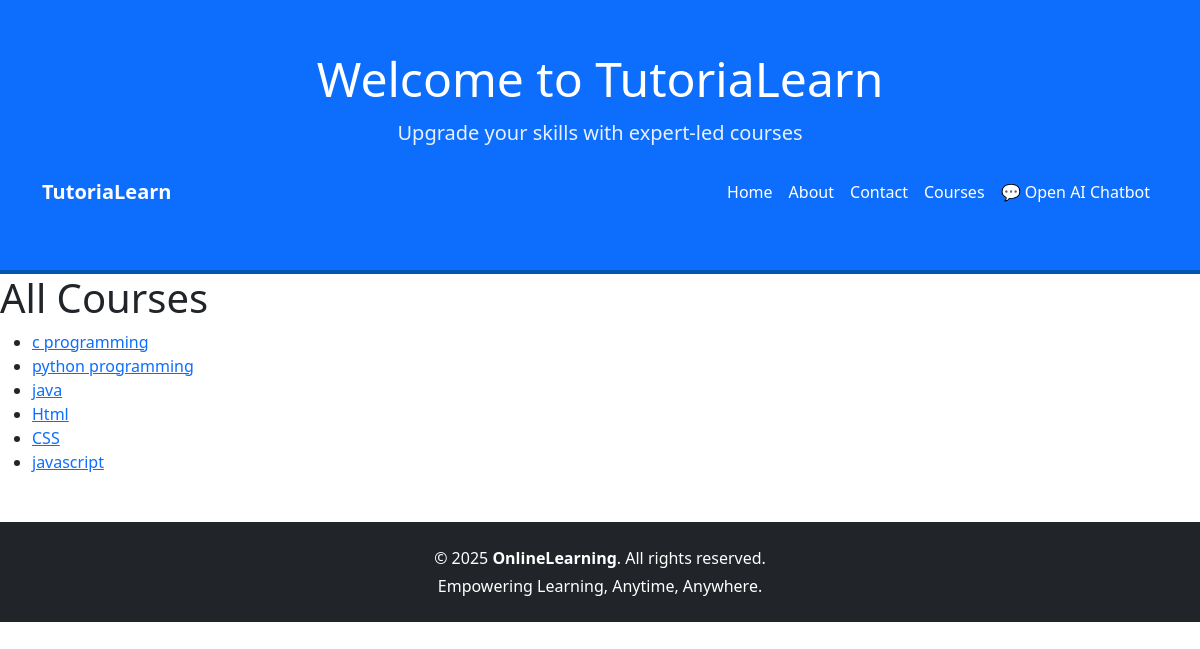
Page /courses/ on the committed database.
### courses/models.py (models this page shows)
class Course(models.Model):
    title = models.CharField(max_length=255)
    description = models.TextField()
    thumbnail = models.ImageField(upload_to='thumbnails/')
    created_by = models.ForeignKey(User, on_delete=models.CASCADE)
    learn_link = models.URLField(blank=True)

### courses/views.py (the view)
# urls.py: path('courses/', views.course_list, name='courses'),
def course_list(request):
    courses = Course.objects.all()
    return render(request, 'courses/course_list.html', {'courses': courses})

### courses/templates/courses/course_list.html (shortened to what this page needs)
<head>
    <link rel="stylesheet" href="/static/css/style.css">
    <link href="https://cdn.jsdelivr.net/npm/bootstrap@5.3.0/dist/css/bootstrap.min.css" rel="stylesheet">
</head>
<header class="main-header">
        <h1>Welcome to TutoriaLearn</h1>
        <p>Upgrade your skills with expert-led courses</p>
<nav class="navbar navbar-expand-lg navbar-dark bg-primary">
  <div class="container">
    <a class="navbar-brand fw-bold" href="#">TutoriaLearn</a>
    <div class="collapse navbar-collapse justify-content-end" id="navbarNav" >
      <ul class="navbar-nav" style="list-style-type: none; padding-left: 0;">
        <li class="nav-item"><a class="nav-link active" href="{% url 'home' %}">Home</a></li>
        <li class="nav-item"><a class="nav-link" href="{% url 'about' %}">About</a></li>
        <li class="nav-item"><a class="nav-link" href="{% url 'contact' %}">Contact</a></li>
        <li class="nav-item"><a class="nav-link" href="{% url 'course_list' %}">Courses</a></li>
        <li class="nav-item"><a class="nav-link" href="https://www.google.com/search?q=&sca_esv=2ecbce6232480e5e&hl=en&sxsrf=AE3TifNXZ8C7tsZtoqPpHWKAYTwWmZvhHg%3A1751381660585&source=hp&ei=nPZjaLncIei9seMP2ISYyQ0&iflsig=AOw8s4IAAAAAaGQErJA-AaEI9ToPdnmnuxWrpP-bPeLa&aep=22&udm=50&ved=0ahUKEwi5mvmN9ZuOAxXoXmwGHVgCJtkQteYPCBM">💬 Open AI Chatbot</a></li>
      </ul>
    </div>
  </div>
</nav></header>
{% block content %}
<h1>All Courses</h1>
<ul>
   {% for course in courses %}
        <li>
            <a href="{% url 'course_detail' course.id %}">
                {{ course.title }}
            </a>
        </li>
    {% endfor %}
</ul>
{% endblock %}
<footer class="bg-dark text-white text-center py-4 mt-5">
  <div class="container">
    <p class="mb-1">© 2025 <strong>OnlineLearning</strong>. All rights reserved.</p>
    <p class="mb-0">Empowering Learning, Anytime, Anywhere.</p>
  </div>
</footer>

### courses/static/css/style.css (style rules this page uses)
.main-header { background-color: #0d6efd; color: white; text-align: center; padding: 50px 20px; border-bottom: 4px solid #0056b3; }
.main-header h1 { font-size: 3rem; margin-bottom: 10px; }
.main-header p { font-size: 1.25rem; opacity: 0.9; }
footer { background-color: #f8f9fa; padding: 20px 0; text-align: center; margin-top: 50px; }
.navbar { background-color: #007bff; }
.navbar-brand, .nav-link { color: #fff !important; }

### rows in the picture
Course: title "c programming"
Course: title "python programming"
Course: title "java"
Course: title "Html"
Course: title "CSS"
Course: title "javascript"
